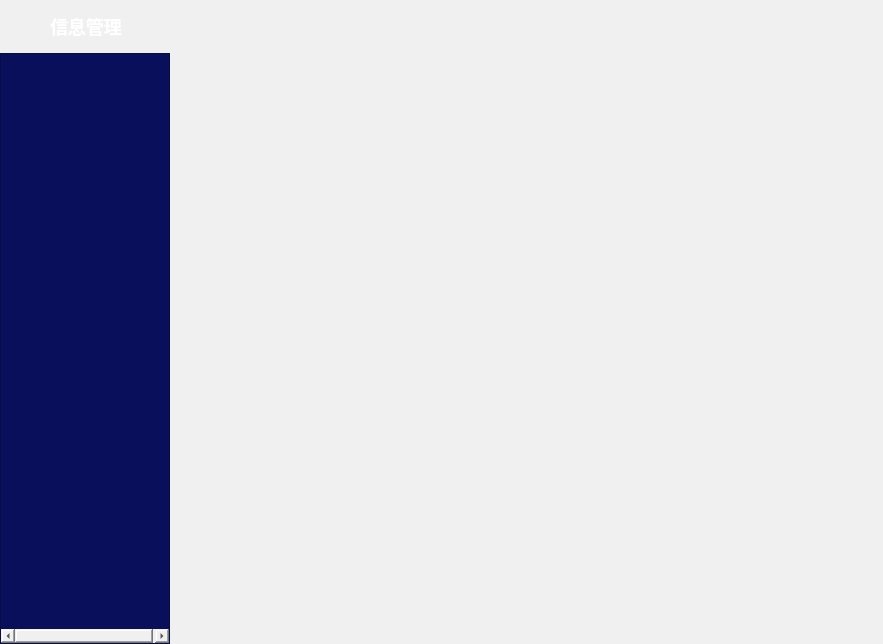
<?xml version="1.0" encoding="UTF-8"?>
<ui version="4.0">
 <class>InfoManageView</class>
 <widget class="QWidget" name="InfoManageView">
  <property name="geometry">
   <rect>
    <x>0</x>
    <y>0</y>
    <width>883</width>
    <height>644</height>
   </rect>
  </property>
  <property name="contextMenuPolicy">
   <enum>Qt::DefaultContextMenu</enum>
  </property>
  <property name="windowTitle">
   <string>信息管理</string>
  </property>
  <property name="styleSheet">
   <string notr="true">color:black;
background-color:rgba(240, 240, 240, 1);</string>
  </property>
  <layout class="QVBoxLayout" name="verticalLayout_2">
   <property name="spacing">
    <number>0</number>
   </property>
   <property name="leftMargin">
    <number>0</number>
   </property>
   <property name="topMargin">
    <number>0</number>
   </property>
   <property name="rightMargin">
    <number>0</number>
   </property>
   <property name="bottomMargin">
    <number>0</number>
   </property>
   <item>
    <widget class="QWidget" name="widget" native="true">
     <property name="styleSheet">
      <string notr="true">border-image: url(:/image/Index/u15.png);</string>
     </property>
     <layout class="QHBoxLayout" name="horizontalLayout_2">
      <item>
       <widget class="QLabel" name="label">
        <property name="sizePolicy">
         <sizepolicy hsizetype="Fixed" vsizetype="Fixed">
          <horstretch>50</horstretch>
          <verstretch>50</verstretch>
         </sizepolicy>
        </property>
        <property name="minimumSize">
         <size>
          <width>35</width>
          <height>35</height>
         </size>
        </property>
        <property name="styleSheet">
         <string notr="true">image: url(:/image/Index/u2158.svg);</string>
        </property>
        <property name="text">
         <string/>
        </property>
       </widget>
      </item>
      <item>
       <widget class="QLabel" name="label_2">
        <property name="styleSheet">
         <string notr="true">color:white;
font-size:18px;
font-weight:bold;</string>
        </property>
        <property name="text">
         <string>信息管理</string>
        </property>
       </widget>
      </item>
     </layout>
    </widget>
   </item>
   <item>
    <layout class="QHBoxLayout" name="horizontalLayout">
     <item>
      <widget class="QScrollArea" name="scrollArea">
       <property name="sizePolicy">
        <sizepolicy hsizetype="Preferred" vsizetype="Preferred">
         <horstretch>0</horstretch>
         <verstretch>0</verstretch>
        </sizepolicy>
       </property>
       <property name="minimumSize">
        <size>
         <width>170</width>
         <height>0</height>
        </size>
       </property>
       <property name="maximumSize">
        <size>
         <width>16777215</width>
         <height>16777215</height>
        </size>
       </property>
       <property name="styleSheet">
        <string notr="true">color:White;
  font-weight: bold;  
  font-size: 16px;  
background-color:rgba(10, 15, 92, 1);</string>
       </property>
       <property name="widgetResizable">
        <bool>true</bool>
       </property>
       <widget class="QWidget" name="widgetLeft">
        <property name="geometry">
         <rect>
          <x>0</x>
          <y>0</y>
          <width>170</width>
          <height>570</height>
         </rect>
        </property>
        <property name="sizePolicy">
         <sizepolicy hsizetype="Preferred" vsizetype="Preferred">
          <horstretch>0</horstretch>
          <verstretch>0</verstretch>
         </sizepolicy>
        </property>
        <property name="minimumSize">
         <size>
          <width>170</width>
          <height>0</height>
         </size>
        </property>
        <layout class="QVBoxLayout" name="verticalLayout">
         <property name="spacing">
          <number>0</number>
         </property>
         <property name="leftMargin">
          <number>0</number>
         </property>
         <property name="topMargin">
          <number>0</number>
         </property>
         <property name="rightMargin">
          <number>0</number>
         </property>
         <property name="bottomMargin">
          <number>0</number>
         </property>
        </layout>
       </widget>
      </widget>
     </item>
     <item>
      <widget class="QStackedWidget" name="stackedWidget"/>
     </item>
    </layout>
   </item>
  </layout>
 </widget>
 <resources/>
 <connections/>
</ui>
